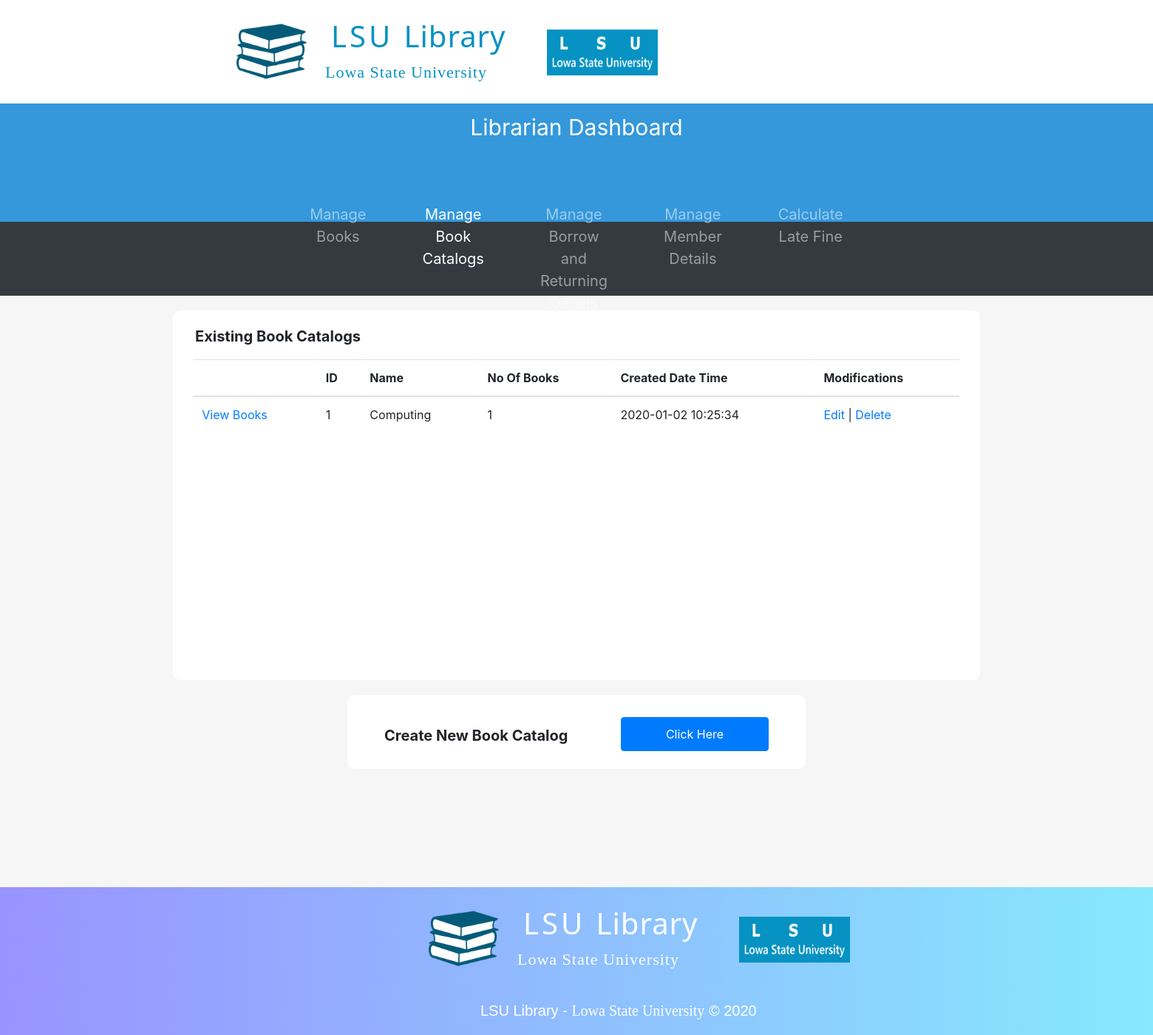
The page /librarianDashboard/2.manageBookCatalog/manageBookCatalog.php on the database as committed earlier.
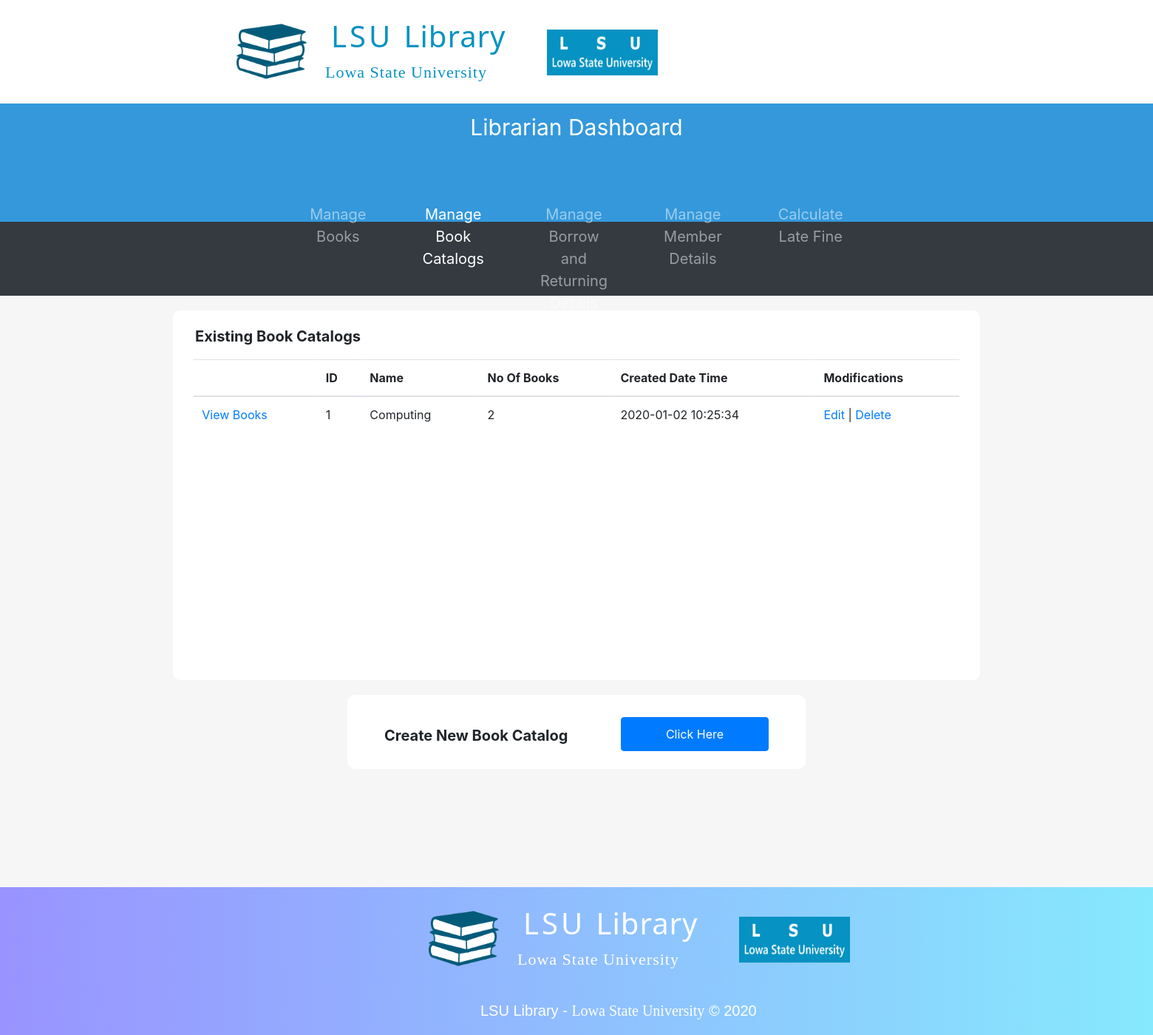
The same page on the database as committed later.
### tables this page shows
CREATE TABLE BookCatalog(
  ID INT AUTO_INCREMENT,
  Name VARCHAR(40) NOT NULL,
  NoOfBooks INT DEFAULT '0',
  CreatedDateTime DATETIME DEFAULT CURRENT_TIMESTAMP,
  PRIMARY KEY (ID)
);

### librarianDashboard/2.manageBookCatalog/manageBookCatalog.php (the view, shortened to what the changed rows need)
<?php
  include_once("../../LSULibraryDBConnection.php");
?>
<!DOCTYPE html>
<html>
  <head>
    <link rel="stylesheet" href="../../assets/css/defaultLayout.css">
    <link rel="stylesheet" href="../../assets/bootstrap/css/bootstrap.min.css">
  </head>
  <body>
        <div style="height: 140px; width: 100%;">
              <div id="logoSection">
                <h1 id="mainTitle"> LSU <span id="mainTitleSpan">Library</span> </h1>
              </div>
        </div>
          <div style="width: 100%;
                      height: 800px;
                      background-color: #F6F6F6;">
            <div style="width: 70%;
                        height: 500px;
                        background-color: #FFFFFF;
                        border-radius: 10px;
                        position: relative;
                        left: 50%;
                        transform: translateX(-50%);
                        top: 20px;">
              <div style="width: 95%;
                          height: 400px;
                          background-color: white;
                          position: absolute;
                          left: 50%;
                          transform: translateX(-50%);
                          overflow-y: scroll;">
                <?php
                  $bookCatalogDetailsSQL = "SELECT ID, Name, NoOfBooks, CreatedDateTime FROM BookCatalog;";
                  $bookCatalogDetailsResult = mysqli_query($databaseConn, $bookCatalogDetailsSQL);
                ?>
                <table class="table table-hover" style="border-radius: 10px;">
                  <thead>
                    <tr>
                      <th>  </th>
                      <th> ID </th>
                      <th> Name </th>
                      <th> No Of Books </th>
                      <th> Created Date Time </th>
                      <th> Modifications </th>
                    </tr>
                  </thead>
                  <tbody>
                      <?php
                        while($bookCatalogDetailsRow = mysqli_fetch_array($bookCatalogDetailsResult)){
                      ?>
                    <tr>
                      <td  title="View, Add, Remove Books"> <a href="view.php?isbn= <?php echo $bookCatalogDetailsRow["ID"] ?> "> View Books </a> </td>
                      <td title="Book Catalog ID"> <?php echo $bookCatalogDetailsRow["ID"]; ?></td>
                      <td title="Book Catalog Name"> <?php echo $bookCatalogDetailsRow["Name"]; ?></td>
                      <td title="No Of Books"> <?php echo $bookCatalogDetailsRow["NoOfBooks"]; ?></td>
                      <td title="Created Date Time"> <?php echo $bookCatalogDetailsRow["CreatedDateTime"]; ?></td>
                      <td title="Modifications">
                           <a href="updateBookCatalogDetails.php?id=<?php echo $bookCatalogDetailsRow["ID"] ?>"> Edit </a>
						            |  <a href="deleteBookCatalog.php?id=<?php echo $bookCatalogDetailsRow["ID"] ?>" onClick="return confirm('Are you sure you want to delete this Book Catalog?')"> Delete </a>
                      </td>
                    </tr>
                      <?php } ?>
                  </tbody>
                </table>
              </div>
            </div>
          </div>
          <div id="footer">
            <div id="footerLogoSection">
              <h1 id="mainTitle"> LSU <span id="mainTitleSpan">Library</span> </h1>
            </div>
          </div>
  </body>
</html>

Rows that differ between the two databases and show on the page:
changed bookcatalog "Computing": NoOfBooks "1" → "2"
